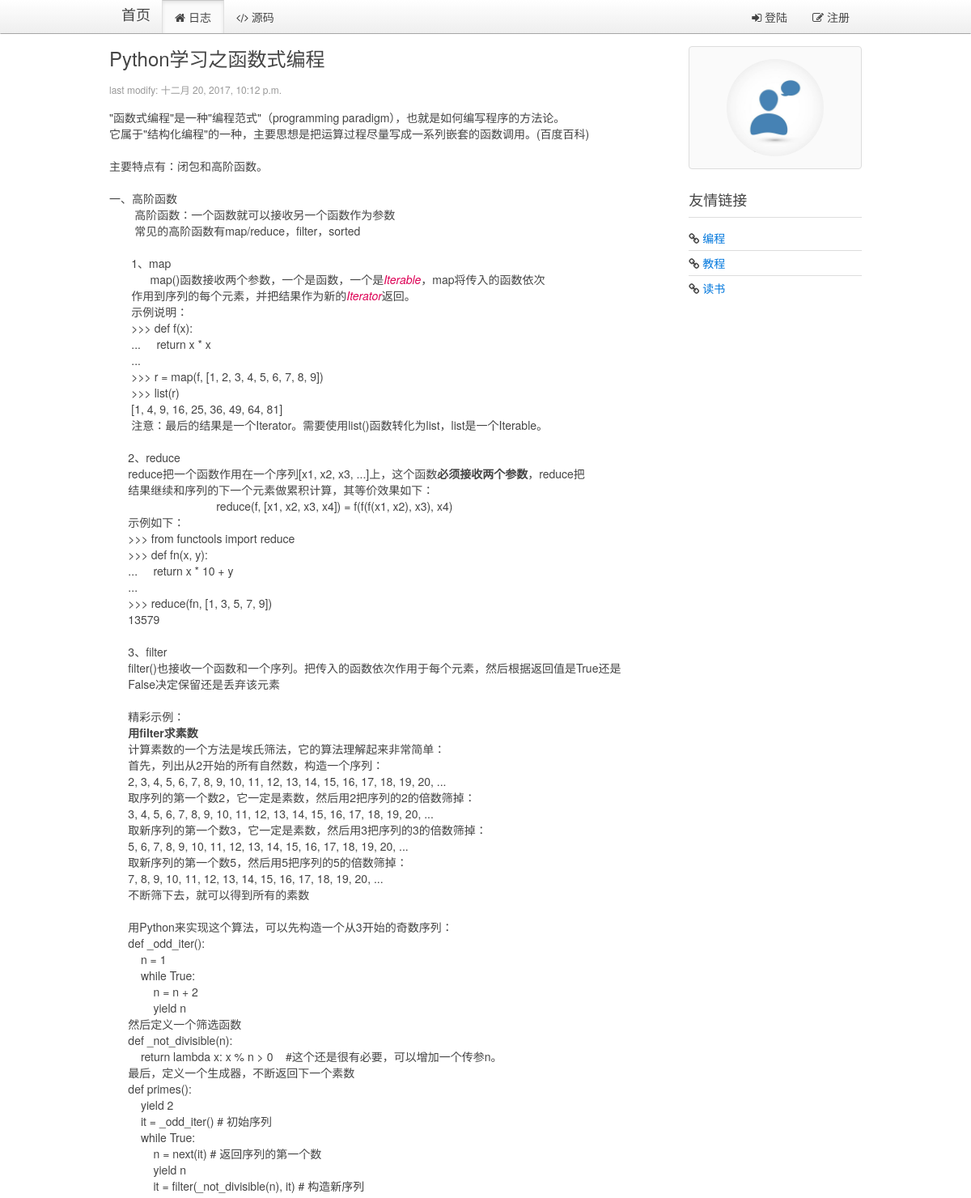
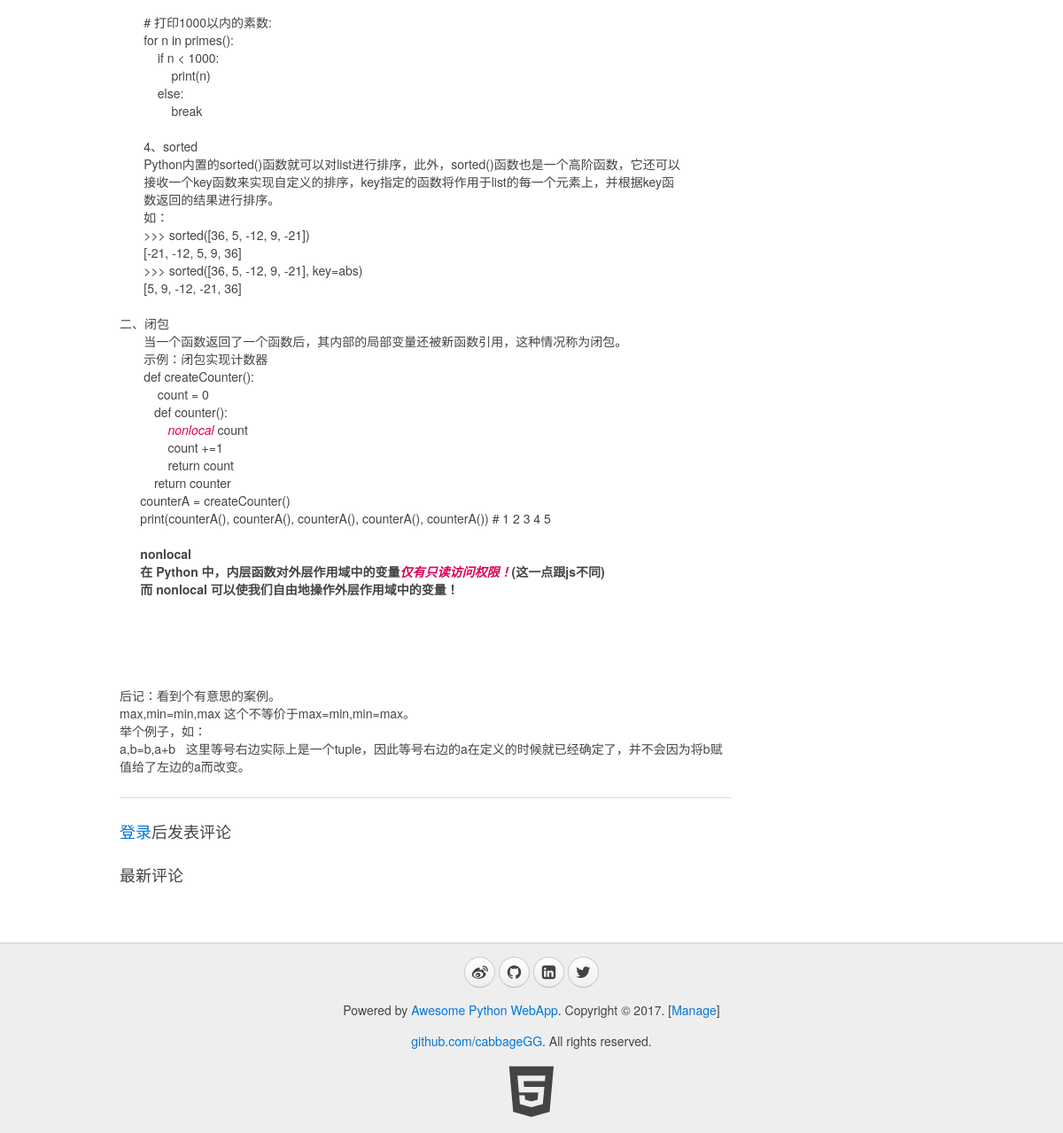
/blog/page/25/, run on the app's committed database (2 pictures, top to bottom).
### blog/models.py (models this page shows, shortened)
class Blog(models.Model):
    title = models.CharField(max_length=32, default="Title")
    content = models.TextField(null=True)
    summary = models.TextField(null=True)
    create_time = models.DateTimeField(null=True)

### blog/views.py (the view)
# urls.py: url(r'^page/(?P<blog_id>\d+)/$', views.show_blog, name="show_blog"),
def show_blog(request, blog_id):
    userinfo = ""
    account = request.COOKIES.get("account","")
    if account:
        userinfo = models.User.objects.filter(account=account)
        if userinfo:
            userinfo = userinfo[0]
    blog = models.Blog.objects.get(id=blog_id)
    comments = models.Comments.objects.filter(blog_id=blog_id, comment_id=0)
    return render(request, "blog/blog.html", {"blog": blog, "comments":comments, "userinfo":userinfo})

### blog/templatetags/myfilter.py (called while the page is built)
@register.filter
def replaceTags(content):  #这里应该需要继续研究下，有时候需要空格，而不是&nbsp;
    content = content.replace("  ", "&nbsp;&nbsp;")  # 预处理空格
    content = content.replace("\n", "<br/>")  # 预处理换行
    return content

### blog/templates/blog/blog.html (shortened to what this page needs)
{% extends '__base__.html' %}
{% load myfilter %}
{% block content %}
    <div class="uk-width-medium-3-4">
        <article class="uk-article">
            <h2>{{ blog.title }}</h2>
            <p class="uk-article-meta">last modify: {{ blog.create_time }}</p>
            <p>{% autoescape off %}{{ blog.content | replaceTags }}{% endautoescape %}</p>
        </article>
        <hr class="uk-article-divider">
    {% if userinfo %}
        <h3>发表评论</h3>
        <article class="uk-comment">
            <header class="uk-comment-header">
                <img class="uk-comment-avatar uk-border-circle" width="50" height="50" src="{% if userinfo.image %}{{ userinfo.image.url }} {% else %} /media/img/default.jpg {% endif %}">
                <h4 class="uk-comment-title">{{ userinfo.name | default:'游客' }}</h4>
            </header>
            <div class="uk-comment-body">
                <form id="form-comment" class="uk-form" action="javascript:void(0)" method="post">
                    {% csrf_token %}
                    <input id="yj-c-blogid" type="hidden" name="blog_id" value="{{ blog.id }}">
                    <input id="yj-c-commentid" type="hidden" name="comment_id" value="{{ comment.id | default:'0' }}">
                    <input id="yj-c-username" type="hidden" name="user_name" value="{{ userinfo.name | default:'游客' }}">
                    <input id="yj-c-userimage" type="hidden" name="user_img" value="{{ userinfo.image | default:"img/default.jpg" }}">
                    <div class="uk-alert uk-alert-danger uk-hidden"></div>
                    <div id="yj-c-content-div" class="uk-form-row">
                        <textarea id="yj-c-content" name="content" rows="6" placeholder="说点什么吧" style="width:100%;resize:none;"></textarea>
                    </div>
                    <div class="uk-form-row">
                        <input type="submit" class="uk-button uk-button-primary" value="发表评论">
                    </div>
                    <p id="comment-msg">
                    </p>
                </form>
            </div>
        </article>
        <hr class="uk-article-divider">
    {% else %}
        <h3><a href="{% url 'blog:signin' %}">登录</a>后发表评论</h3>
    {% endif %}
        <h3>最新评论</h3>
    </div>
    <div class="uk-width-medium-1-4">
        <div class="uk-panel uk-panel-box">
            <div class="uk-text-center">
                <img class="uk-border-circle" width="120" height="120" src="{% if userinfo.image %}{{ userinfo.image.url }} {% else %} /media/img/default.jpg {% endif %}">
            </div>
        </div>
        <div class="uk-panel uk-panel-header">
            <h3 class="uk-panel-title">友情链接</h3>
            <ul class="uk-list uk-list-line">
                <li><i class="uk-icon-link"></i> <a target="_blank" href="https://github.com/cabbageGG">编程</a></li>
                <li><i class="uk-icon-link"></i> <a target="_blank" href="https://www.liaoxuefeng.com/">教程</a></li>
                <li><i class="uk-icon-link"></i> <a target="_blank" href="http://blog.jobbole.com/all-posts/">读书</a></li>
            </ul>
        </div>
    </div>
{% endblock %}

### data on the page
Blog: title "Python学习之函数式编程", create_time "十二月 20, 2017, 10:12 p.m.", content "\"函数式编程\"是一种\"编程范式\"（programming paradigm），也就是如何编写程序的方法论。 它属于\"结构化编程\"的一种，主要思想是把运算过程尽量写成一系列嵌套的函数调用。(百度百科) 主要特点有：闭包和高阶函数。 一、高阶函数 高阶函数：一个函数就可以接收另一个函数作为参数 常见的高阶函数有map/reduce，filter，sorted 1、map map()函数接收两个参数，一个是函数，一个是 Iterable ，map将传入的函数依次 作用到序列的每个元素，并把结果作为新的 Iterator 返回。 示例说明： >>> def f(x): ... return x * x ... >>> r = map(f, [1, 2, 3, 4, 5, 6, 7, 8, 9]) >>> list(r) [1, 4, 9, 16, 25, 36, 49, 64, 81] 注意：最后的结果是一个Iterator。需要使用list()函数转化为list，list是一个Iterable。 2、reduce reduce把一个函数作用在一个序列[x1, x2, x3, ...]上，这个函数 必须接收两个参数 ，reduce把 结果继续和序列的下一个元素做累积计算，其等价效果如下： reduce(f, [x1, x2, x3, x4]) = f(f(f(x1, x2), x3), x4) 示例如下： >>> from functools import reduce >>> def fn(x, y): ... return x * 10 + y ... >>>…"
